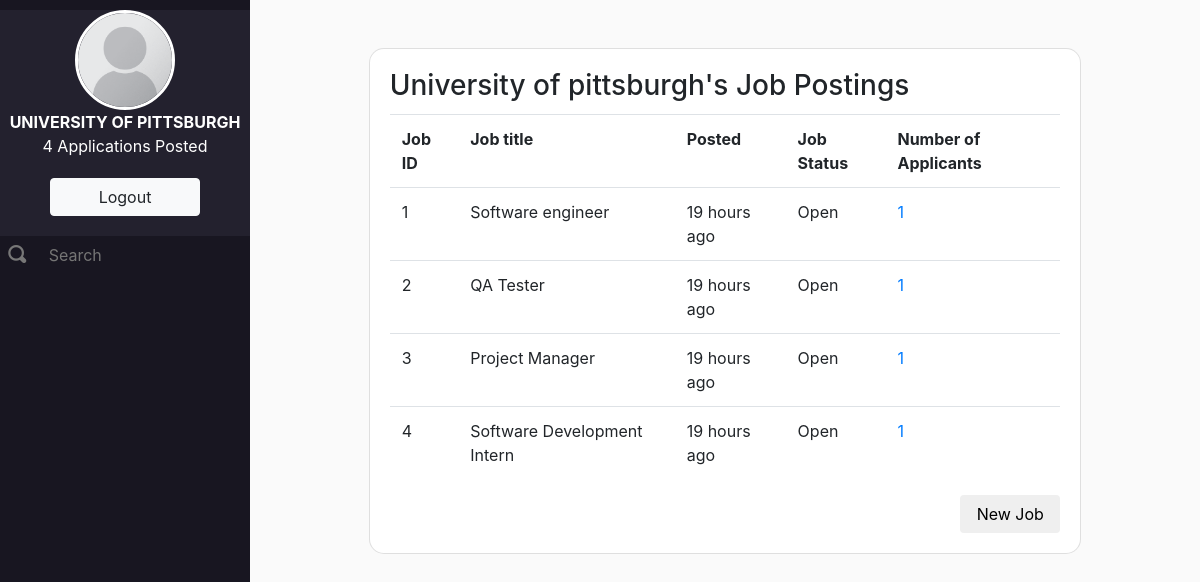
The page /applications (signed in) on the database its author committed.
### app/models.py (models this page shows)
class Listings(db.Model):
    id = db.Column(db.Integer, primary_key = True)
    emp_ID = db.Column(db.Integer, db.ForeignKey('employers.id'), nullable = False)
    name = db.Column(db.String(80), nullable = False)
    location = db.Column(db.String(80), nullable = False)
    employer = db.Column(db.String(80), nullable = False)
    posted = db.Column(db.DateTime, nullable=False,default=datetime.now())
    description = db.Column(db.String(500), nullable = False)
    applications = db.relationship('Applications', backref = 'listing_applications', lazy = True)

### app/views.py (the view)
@app.route('/applications')
def applications():
    empApps = models.Listings.query.filter_by(emp_ID=session['userid'])
    numApps = empApps.count()
    jobs = empApps.all()
    return render_template('listings.html', numApps=numApps, listings=jobs)

### app/views.py (called while the page is built)
@app.template_filter()
def timesince(dt, default="just now"):
    now = datetime.utcnow()
    diff = now - dt
    periods = (
        (diff.days / 365, "year", "years"),
        (diff.days / 30, "month", "months"),
        (diff.days / 7, "week", "weeks"),
        (diff.days, "day", "days"),
        (diff.seconds / 3600, "hour", "hours"),
        (diff.seconds / 60, "minute", "minutes"),
        (diff.seconds, "second", "seconds"),
    )
    for period, singular, plural in periods:
        if period:
            return "%d %s ago" % (period, singular if period == 1 else plural)
    return default

### app/templates/listings.html (shortened to what this page needs)
{% extends "layout.html" %}
    {% block head %}
      {{ super() }}
    {% endblock %}
    {% block content %}
    <div class="main-container">
      <div class="nav-left">
        <div class="nav-top">
          <img src="{{ url_for('static', filename='placeholder.png') }}" class="nav-pic rounded-circle">
          <span class="nav-line"><b>{{session['username']|upper}}</b></span>
          <span class="nav-line">{{numApps}} Applications Posted</span>
          <a href="/logout"><button type="button" class="btn btn-light logout-btn">Logout</button></a>
        </div>
        <div class="nav-bottom">
          <form>
            <div class="form-group row">
              <div class="col-sm-2">
                <span class="oi oi-magnifying-glass search-icon" title="magnifying glass" aria-hidden="true"></span>
              </div>
              <div class="col-sm-10">
                <input type="text" class="form-control-plaintext search-input" id="searchBox" placeholder="Search">
              </div>
            </div>
          </form>
        </div>
      </div>
      <div class="main-content">
        <div class="card profile-card">
          <div class="card-body">
            <h3 class="card-title">{{session['username']|capitalize}}'s Job Postings</h3>
            <table class="table">
              <tbody>
                <tr>
                  <th>Job ID</th>
                  <th>Job title</th>
                  <th>Posted</th>
                  <th>Job Status</th>
                  <th>Number of Applicants</th>
                </tr>
                {% for job in listings %}
                  <tr>
                    <td>{{job.id}}</td>
                    <td>{{job.name}}</td>
                    <td>{{job.posted|timesince}}</td>
                    <td>Open</td>
                    <td><a href="/applicants/{{job.id}}">1</a></td>
                  </tr>
                  {% endfor %}
              </tbody>
            </table>
            <a href="/newposting"><button type="button" class="btn btn-default card-link float-right action-btn">New Job</button></a>
          </div>
        </div>
      </div>
    </div>
    {% endblock %}

### app/templates/layout.html (shortened to what this page needs)
<!doctype html>
<html>
  <head>
    {% block head %}
    <link rel="stylesheet" href="{{ url_for('static', filename='iconic/css/open-iconic-bootstrap.css') }}">
    <link rel="stylesheet" href="https://maxcdn.bootstrapcdn.com/bootstrap/4.0.0/css/bootstrap.min.css">
    <link rel="stylesheet" href="{{ url_for('static', filename='style.css') }}">
    {% endblock %}
  </head>
  <body>
    <div id="content">{% block content %}{% endblock %}</div>
  </body>
</html>

### app/static/style.css (style rules this page uses)
body { background-color: #FAFAFA; }
.main-container { height: 100%; }
.nav-left { background-color: #181621; height: 100vh; width: 250px; top: 0; position: fixed; z-index: -1; text-align: center; padding-top: 10px; color: #FFF; }
.main-content { background-color: #FAFAFA; position: absolute; padding-left: 250px; height: 100%; width: 100%; z-index: -100; }
.nav-pic { height: 100px; border: 3px solid #fff; display: block; margin: auto; }
.nav-line { display: block; }
.nav-top { background-color: #23212E; }
.nav-bottom { text-align: left; color: #777; }
.search-icon { font-size: 18px; color: #777; text-align: center; margin: 50%; }
.search-input { color: #777; }
.logout-btn { margin: 20px 0 20px 0; width: 150px; }
.profile-card { width: 75%; margin-left: auto; margin-right: auto; margin-top: 5%; margin-bottom: 5%; border-radius: 15px; }
.action-btn { width: 100px; }

### rows shown on the page
Listings: username "UNIVERSITY OF PITTSBURGH", username "University of pittsburgh", id "2", name "QA Tester", posted "19 hours ago"
Listings: id "1", name "Software engineer", posted "19 hours ago"
Listings: id "3", name "Project Manager", posted "19 hours ago"
Listings: id "4", name "Software Development Intern", posted "19 hours ago"

### other values the page prints
{{ numApps }} "4"
